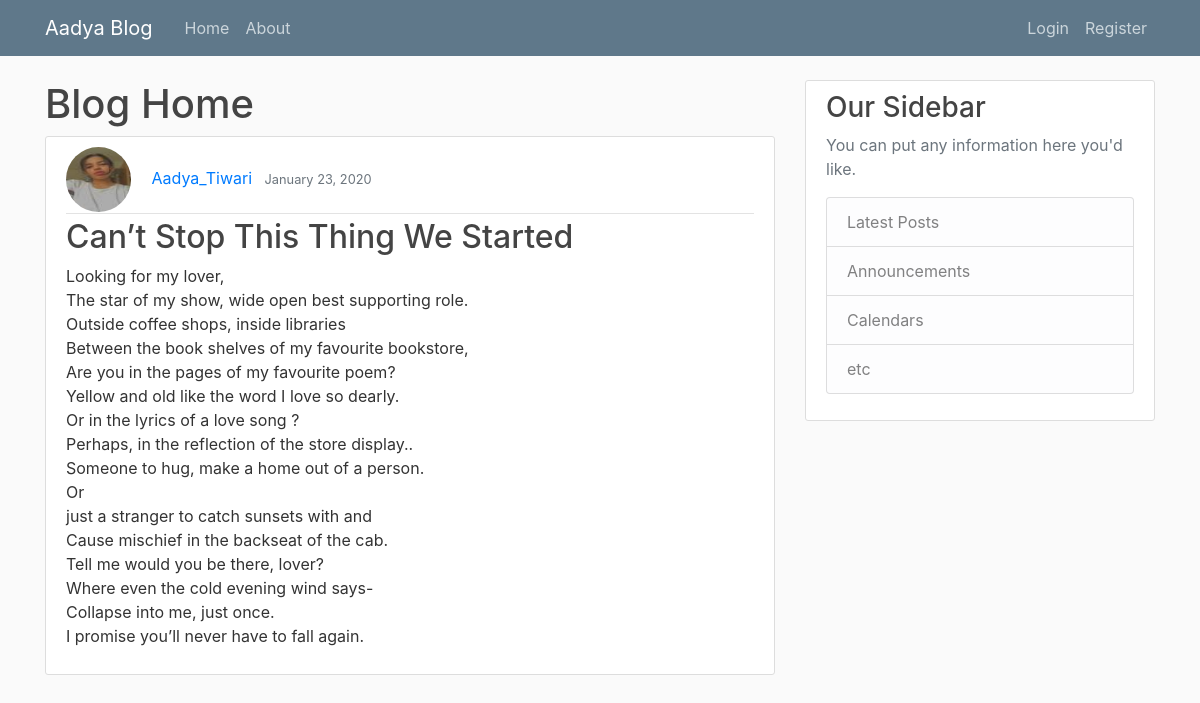
The app's page /post/4/ with its own data.
### blog/models.py (models this page shows, shortened)
class Post(models.Model):
    title = models.CharField(max_length=100)
    content = models.TextField()
    date_posted = models.DateTimeField(default=timezone.now)
    author= models.ForeignKey(User, on_delete=models.CASCADE)

### users/models.py (models this page shows, shortened)
class Profile(models.Model):
    user = models.OneToOneField(User, on_delete=models.CASCADE)
    image = models.ImageField(default='default.jpg', upload_to='profile_pics')

### blog/views.py (the view)
# urls.py: path('post/<int:pk>/', PostDetailView.as_view(), name='post-detail'),
class PostDetailView(DetailView):
    model = Post

### blog/templates/blog/post_detail.html (shortened to what this page needs)
{% extends "blog/base.html" %}
{% block content%}
    <h1>Blog Home</h1>
    <article class="media content-section">
      <div class="media-body">
        <div class="article-metadata">
            <img class="rounded-circle article-img" src ="{{ object.author.profile.image.url}}">
          <a class="mr-2" href="{% url 'user-posts' object.author.username %}">{{ object.author }}</a>
          <small class="text-muted">{{ object.date_posted|date:"F d, Y" }}</small>
        </div>
        <h2 class="article-title"> {{ object.title }}</h2>
        <p class="article-content">{{ object.content }}</p>
      </div>
    </article>
{% endblock content %}

### blog/static/blog/main.css (style rules this page uses)
body { background: #fafafa; color: #333333; margin-top: 5rem; }
h1, h2, h3, h4, h5, h6 { color: #444444; }
.content-section { background: #ffffff; padding: 10px 20px; border: 1px solid #dddddd; border-radius: 3px; margin-bottom: 20px; }
.article-title { color: #444444; }
.article-content { white-space: pre-line; }
.article-img { height: 65px; width: 65px; margin-right: 16px; }
.article-metadata { padding-bottom: 1px; margin-bottom: 4px; border-bottom: 1px solid #e3e3e3 }

### records on screen
Post: author.profile.image (picture), author "Aadya_Tiwari", date_posted "January 23, 2020", title "Can’t Stop This Thing We Started", content "Looking for my lover, The star of my show, wide open best supporting role. Outside coffee shops, inside libraries Between the book shelves of my favourite bookstore, Are you in the pages of my favourite poem? Yellow and old like the word I love so dearly. Or in the lyrics of a love song ? Perhaps, in the reflection of the store display.. Someone to hug, make a home out of a person. Or just a stranger to catch sunsets with and Cause mischief in the backseat of the cab. Tell me would you be there, lover? Where even the cold evening wind says- Collapse into me, just once. I promise you’ll never have to fall again."
